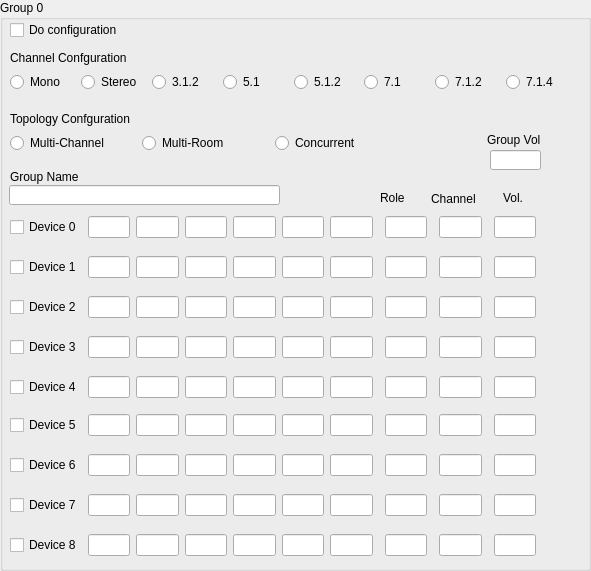
   <widget class="QGroupBox" name="groupBox">
    <property name="geometry">
     <rect>
      <x>10</x>
      <y>140</y>
      <width>591</width>
      <height>571</height>
     </rect>
    </property>
    <property name="title">
     <string>Group 0</string>
    </property>
    <widget class="QLabel" name="label">
     <property name="geometry">
      <rect>
       <x>10</x>
       <y>50</y>
       <width>131</width>
       <height>16</height>
      </rect>
     </property>
     <property name="text">
      <string>Channel Confguration</string>
     </property>
    </widget>
    <widget class="QWidget" name="gridLayoutWidget">
     <property name="geometry">
      <rect>
       <x>10</x>
       <y>67</y>
       <width>561</width>
       <height>31</height>
      </rect>
     </property>
     <layout class="QGridLayout" name="gridLayout">
      <item row="0" column="0">
       <widget class="QRadioButton" name="group0_Mono_Radio">
        <property name="text">
         <string>Mono </string>
        </property>
       </widget>
      </item>
      <item row="0" column="4">
       <widget class="QRadioButton" name="group0_512_Radio">
        <property name="text">
         <string>5.1.2</string>
        </property>
       </widget>
      </item>
      <item row="0" column="1">
       <widget class="QRadioButton" name="group0_Stereo_Radio">
        <property name="text">
         <string>Stereo</string>
        </property>
       </widget>
      </item>
      <item row="0" column="5">
       <widget class="QRadioButton" name="group0_71_Radio">
        <property name="text">
         <string>7.1</string>
        </property>
       </widget>
      </item>
      <item row="0" column="3">
       <widget class="QRadioButton" name="group0_51_Radio">
        <property name="text">
         <string>5.1</string>
        </property>
       </widget>
      </item>
      <item row="0" column="2">
       <widget class="QRadioButton" name="group0_312_Radio">
        <property name="text">
         <string>3.1.2</string>
        </property>
       </widget>
      </item>
      <item row="0" column="7">
       <widget class="QRadioButton" name="group0_714_Radio">
        <property name="text">
         <string>7.1.4</string>
        </property>
       </widget>
      </item>
      <item row="0" column="6">
       <widget class="QRadioButton" name="group0_712_Radio">
        <property name="text">
         <string>7.1.2</string>
        </property>
       </widget>
      </item>
     </layout>
    </widget>
    <widget class="QWidget" name="gridLayoutWidget_2">
     <property name="geometry">
      <rect>
       <x>10</x>
       <y>128</y>
       <width>391</width>
       <height>31</height>
      </rect>
     </property>
     <layout class="QGridLayout" name="gridLayout_2">
      <item row="0" column="2">
       <widget class="QRadioButton" name="group0_Concurr_Radio">
        <property name="text">
         <string>Concurrent</string>
        </property>
       </widget>
      </item>
      <item row="0" column="0">
       <widget class="QRadioButton" name="group0_MultiCh_Radio">
        <property name="text">
         <string>Multi-Channel</string>
        </property>
       </widget>
      </item>
      <item row="0" column="1">
       <widget class="QRadioButton" name="group0_MultiRo_Radio">
        <property name="text">
         <string>Multi-Room</string>
        </property>
       </widget>
      </item>
     </layout>
    </widget>
    <widget class="QLabel" name="label_2">
     <property name="geometry">
      <rect>
       <x>10</x>
       <y>111</y>
       <width>141</width>
       <height>16</height>
      </rect>
     </property>
     <property name="text">
      <string>Topology Confguration</string>
     </property>
    </widget>
    <widget class="QLabel" name="label_3">
     <property name="geometry">
      <rect>
       <x>10</x>
       <y>169</y>
       <width>91</width>
       <height>16</height>
      </rect>
     </property>
     <property name="text">
      <string>Group Name</string>
     </property>
    </widget>
    <widget class="QLineEdit" name="group0_Name_LineEdit">
     <property name="geometry">
      <rect>
       <x>9</x>
       <y>185</y>
       <width>271</width>
       <height>20</height>
      </rect>
     </property>
    </widget>
    <widget class="QCheckBox" name="group0_CheckBox">
     <property name="geometry">
      <rect>
       <x>10</x>
       <y>22</y>
       <width>121</width>
       <height>16</height>
      </rect>
     </property>
     <property name="text">
      <string>Do configuration</string>
     </property>
    </widget>
    <widget class="QWidget" name="gridLayoutWidget_3">
     <property name="geometry">
      <rect>
       <x>10</x>
       <y>212</y>
       <width>526</width>
       <height>31</height>
      </rect>
     </property>
     <layout class="QGridLayout" name="gridLayout_3">
      <item row="0" column="11">
       <widget class="QFrame" name="frame_34">
        <property name="frameShape">
         <enum>QFrame::StyledPanel</enum>
        </property>
        <property name="frameShadow">
         <enum>QFrame::Raised</enum>
        </property>
       </widget>
      </item>
      <item row="0" column="3">
       <widget class="QLineEdit" name="group0_Device0_Mac2_lineEdit"/>
      </item>
      <item row="0" column="8">
       <widget class="QLineEdit" name="group0_Device0_Role_LineEdit"/>
      </item>
      <item row="0" column="0">
       <widget class="QCheckBox" name="group0_Device0_CheckBox">
        <property name="text">
         <string>Device 0</string>
        </property>
       </widget>
      </item>
      <item row="0" column="1">
       <widget class="QLineEdit" name="group0_Device0_Mac0_lineEdit"/>
      </item>
      <item row="0" column="5">
       <widget class="QLineEdit" name="group0_Device0_Mac4_lineEdit"/>
      </item>
      <item row="0" column="6">
       <widget class="QLineEdit" name="group0_Device0_Mac5_lineEdit"/>
      </item>
      <item row="0" column="2">
       <widget class="QLineEdit" name="group0_Device0_Mac1_lineEdit"/>
      </item>
      <item row="0" column="10">
       <widget class="QLineEdit" name="group0_Device0_Channel_LineEdit"/>
      </item>
      <item row="0" column="4">
       <widget class="QLineEdit" name="group0_Device0_Mac3_lineEdit"/>
      </item>
      <item row="0" column="9">
       <widget class="QFrame" name="frame_2">
        <property name="frameShape">
         <enum>QFrame::StyledPanel</enum>
        </property>
        <property name="frameShadow">
         <enum>QFrame::Raised</enum>
        </property>
       </widget>
      </item>
      <item row="0" column="7">
       <widget class="QFrame" name="frame">
        <property name="frameShape">
         <enum>QFrame::StyledPanel</enum>
        </property>
        <property name="frameShadow">
         <enum>QFrame::Raised</enum>
        </property>
       </widget>
      </item>
      <item row="0" column="12">
       <widget class="QLineEdit" name="group0_Device0_Vol_LineEdit"/>
      </item>
     </layout>
    </widget>
    <widget class="QWidget" name="gridLayoutWidget_4">
     <property name="geometry">
      <rect>
       <x>10</x>
       <y>252</y>
       <width>526</width>
       <height>31</height>
      </rect>
     </property>
     <layout class="QGridLayout" name="gridLayout_4">
      <item row="0" column="1">
       <widget class="QLineEdit" name="group0_Device1_Mac0_lineEdit"/>
      </item>
      <item row="0" column="8">
       <widget class="QLineEdit" name="group0_Device1_Role_LineEdit"/>
      </item>
      <item row="0" column="6">
       <widget class="QLineEdit" name="group0_Device1_Mac5_lineEdit"/>
      </item>
      <item row="0" column="3">
       <widget class="QLineEdit" name="group0_Device1_Mac2_lineEdit"/>
      </item>
      <item row="0" column="0">
       <widget class="QCheckBox" name="group0_Device1_CheckBox">
        <property name="text">
         <string>Device 1</string>
        </property>
       </widget>
      </item>
      <item row="0" column="5">
       <widget class="QLineEdit" name="group0_Device1_Mac4_lineEdit"/>
      </item>
      <item row="0" column="10">
       <widget class="QLineEdit" name="group0_Device1_Channel_LineEdit"/>
      </item>
      <item row="0" column="2">
       <widget class="QLineEdit" name="group0_Device1_Mac1_lineEdit"/>
      </item>
      <item row="0" column="4">
       <widget class="QLineEdit" name="group0_Device1_Mac3_lineEdit"/>
      </item>
      <item row="0" column="11">
       <widget class="QFrame" name="frame_35">
        <property name="frameShape">
         <enum>QFrame::StyledPanel</enum>
        </property>
        <property name="frameShadow">
         <enum>QFrame::Raised</enum>
        </property>
       </widget>
      </item>
      <item row="0" column="7">
       <widget class="QFrame" name="frame_4">
        <property name="frameShape">
         <enum>QFrame::StyledPanel</enum>
        </property>
        <property name="frameShadow">
         <enum>QFrame::Raised</enum>
        </property>
       </widget>
      </item>
      <item row="0" column="9">
       <widget class="QFrame" name="frame_3">
        <property name="frameShape">
         <enum>QFrame::StyledPanel</enum>
        </property>
        <property name="frameShadow">
         <enum>QFrame::Raised</enum>
        </property>
       </widget>
      </item>
      <item row="0" column="12">
       <widget class="QLineEdit" name="group0_Device1_Vol_LineEdit"/>
      </item>
     </layout>
    </widget>
    <widget class="QWidget" name="gridLayoutWidget_5">
     <property name="geometry">
      <rect>
       <x>10</x>
       <y>292</y>
       <width>526</width>
       <height>31</height>
      </rect>
     </property>
     <layout class="QGridLayout" name="gridLayout_5">
      <item row="0" column="3">
       <widget class="QLineEdit" name="group0_Device2_Mac2_lineEdit"/>
      </item>
      <item row="0" column="8">
       <widget class="QLineEdit" name="group0_Device2_Role_LineEdit"/>
      </item>
      <item row="0" column="4">
       <widget class="QLineEdit" name="group0_Device2_Mac3_lineEdit"/>
      </item>
      <item row="0" column="2">
       <widget class="QLineEdit" name="group0_Device2_Mac1_lineEdit"/>
      </item>
      <item row="0" column="5">
       <widget class="QLineEdit" name="group0_Device2_Mac4_lineEdit"/>
      </item>
      <item row="0" column="0">
       <widget class="QCheckBox" name="group0_Device2_CheckBox">
        <property name="text">
         <string>Device 2</string>
        </property>
       </widget>
      </item>
      <item row="0" column="10">
       <widget class="QLineEdit" name="group0_Device2_Channel_LineEdit"/>
      </item>
      <item row="0" column="1">
       <widget class="QLineEdit" name="group0_Device2_Mac0_lineEdit"/>
      </item>
      <item row="0" column="6">
       <widget class="QLineEdit" name="group0_Device2_Mac5_lineEdit"/>
      </item>
      <item row="0" column="9">
       <widget class="QFrame" name="frame_5">
        <property name="frameShape">
         <enum>QFrame::StyledPanel</enum>
        </property>
        <property name="frameShadow">
         <enum>QFrame::Raised</enum>
        </property>
       </widget>
      </item>
      <item row="0" column="7">
       <widget class="QFrame" name="frame_6">
        <property name="frameShape">
         <enum>QFrame::StyledPanel</enum>
        </property>
        <property name="frameShadow">
         <enum>QFrame::Raised</enum>
        </property>
       </widget>
      </item>
      <item row="0" column="11">
       <widget class="QFrame" name="frame_33">
        <property name="frameShape">
         <enum>QFrame::StyledPanel</enum>
        </property>
        <property name="frameShadow">
         <enum>QFrame::Raised</enum>
        </property>
       </widget>
      </item>
      <item row="0" column="12">
       <widget class="QLineEdit" name="group0_Device2_Vol_LineEdit"/>
      </item>
     </layout>
    </widget>
    <widget class="QWidget" name="gridLayoutWidget_6">
     <property name="geometry">
      <rect>
       <x>10</x>
       <y>332</y>
       <width>526</width>
       <height>31</height>
      </rect>
     </property>
     <layout class="QGridLayout" name="gridLayout_6">
      <item row="0" column="2">
       <widget class="QLineEdit" name="group0_Device3_Mac1_lineEdit"/>
      </item>
      <item row="0" column="4">
       <widget class="QLineEdit" name="group0_Device3_Mac3_lineEdit"/>
      </item>
      <item row="0" column="6">
       <widget class="QLineEdit" name="group0_Device3_Mac5_lineEdit"/>
      </item>
      <item row="0" column="5">
       <widget class="QLineEdit" name="group0_Device3_Mac4_lineEdit"/>
      </item>
      <item row="0" column="10">
       <widget class="QLineEdit" name="group0_Device3_Channel_LineEdit"/>
      </item>
      <item row="0" column="11">
       <widget class="QFrame" name="frame_36">
        <property name="frameShape">
         <enum>QFrame::StyledPanel</enum>
        </property>
        <property name="frameShadow">
         <enum>QFrame::Raised</enum>
        </property>
       </widget>
      </item>
      <item row="0" column="9">
       <widget class="QFrame" name="frame_7">
        <property name="frameShape">
         <enum>QFrame::StyledPanel</enum>
        </property>
        <property name="frameShadow">
         <enum>QFrame::Raised</enum>
        </property>
       </widget>
      </item>
      <item row="0" column="7">
       <widget class="QFrame" name="frame_8">
        <property name="frameShape">
         <enum>QFrame::StyledPanel</enum>
        </property>
        <property name="frameShadow">
         <enum>QFrame::Raised</enum>
        </property>
       </widget>
      </item>
      <item row="0" column="1">
       <widget class="QLineEdit" name="group0_Device3_Mac0_lineEdit"/>
      </item>
      <item row="0" column="0">
       <widget class="QCheckBox" name="group0_Device3_CheckBox">
        <property name="text">
         <string>Device 3</string>
        </property>
       </widget>
      </item>
      <item row="0" column="8">
       <widget class="QLineEdit" name="group0_Device3_Role_LineEdit"/>
      </item>
      <item row="0" column="3">
       <widget class="QLineEdit" name="group0_Device3_Mac2_lineEdit"/>
      </item>
      <item row="0" column="12">
       <widget class="QLineEdit" name="group0_Device3_Vol_LineEdit"/>
      </item>
     </layout>
    </widget>
    <widget class="QWidget" name="gridLayoutWidget_7">
     <property name="geometry">
      <rect>
       <x>10</x>
       <y>372</y>
       <width>526</width>
       <height>31</height>
      </rect>
     </property>
     <layout class="QGridLayout" name="gridLayout_7">
      <item row="0" column="11">
       <widget class="QFrame" name="frame_38">
        <property name="frameShape">
         <enum>QFrame::StyledPanel</enum>
        </property>
        <property name="frameShadow">
         <enum>QFrame::Raised</enum>
        </property>
       </widget>
      </item>
      <item row="0" column="9">
       <widget class="QFrame" name="frame_9">
        <property name="frameShape">
         <enum>QFrame::StyledPanel</enum>
        </property>
        <property name="frameShadow">
         <enum>QFrame::Raised</enum>
        </property>
       </widget>
      </item>
      <item row="0" column="7">
       <widget class="QFrame" name="frame_10">
        <property name="frameShape">
         <enum>QFrame::StyledPanel</enum>
        </property>
        <property name="frameShadow">
         <enum>QFrame::Raised</enum>
        </property>
       </widget>
      </item>
      <item row="0" column="4">
       <widget class="QLineEdit" name="group0_Device4_Mac3_lineEdit"/>
      </item>
      <item row="0" column="5">
       <widget class="QLineEdit" name="group0_Device4_Mac4_lineEdit"/>
      </item>
      <item row="0" column="0">
       <widget class="QCheckBox" name="group0_Device4_CheckBox">
        <property name="text">
         <string>Device 4</string>
        </property>
       </widget>
      </item>
      <item row="0" column="8">
       <widget class="QLineEdit" name="group0_Device4_Role_LineEdit"/>
      </item>
      <item row="0" column="3">
       <widget class="QLineEdit" name="group0_Device4_Mac2_lineEdit"/>
      </item>
      <item row="0" column="2">
       <widget class="QLineEdit" name="group0_Device4_Mac1_lineEdit"/>
      </item>
      <item row="0" column="6">
       <widget class="QLineEdit" name="group0_Device4_Mac5_lineEdit"/>
      </item>
      <item row="0" column="1">
       <widget class="QLineEdit" name="group0_Device4_Mac0_lineEdit"/>
      </item>
      <item row="0" column="10">
       <widget class="QLineEdit" name="group0_Device4_Channel_LineEdit"/>
      </item>
      <item row="0" column="12">
       <widget class="QLineEdit" name="group0Device4_Vol_LineEdit"/>
      </item>
     </layout>
    </widget>
    <widget class="QWidget" name="gridLayoutWidget_8">
     <property name="geometry">
      <rect>
       <x>10</x>
       <y>410</y>
       <width>526</width>
       <height>31</height>
      </rect>
     </property>
     <layout class="QGridLayout" name="gridLayout_8">
      <item row="0" column="11">
       <widget class="QFrame" name="frame_39">
        <property name="frameShape">
         <enum>QFrame::StyledPanel</enum>
        </property>
        <property name="frameShadow">
         <enum>QFrame::Raised</enum>
        </property>
       </widget>
      </item>
      <item row="0" column="7">
       <widget class="QFrame" name="frame_12">
        <property name="frameShape">
         <enum>QFrame::StyledPanel</enum>
        </property>
        <property name="frameShadow">
         <enum>QFrame::Raised</enum>
        </property>
       </widget>
      </item>
      <item row="0" column="9">
       <widget class="QFrame" name="frame_11">
        <property name="frameShape">
         <enum>QFrame::StyledPanel</enum>
        </property>
        <property name="frameShadow">
         <enum>QFrame::Raised</enum>
        </property>
       </widget>
      </item>
      <item row="0" column="4">
       <widget class="QLineEdit" name="group0_Device5_Mac3_lineEdit"/>
      </item>
      <item row="0" column="6">
       <widget class="QLineEdit" name="group0_Device5_Mac5_lineEdit"/>
      </item>
      <item row="0" column="5">
       <widget class="QLineEdit" name="group0_Device5_Mac4_lineEdit"/>
      </item>
      <item row="0" column="10">
       <widget class="QLineEdit" name="group0_Device5_Channel_LineEdit"/>
      </item>
      <item row="0" column="2">
       <widget class="QLineEdit" name="group0_Device5_Mac1_lineEdit"/>
      </item>
      <item row="0" column="3">
       <widget class="QLineEdit" name="group0_Device5_Mac2_lineEdit"/>
      </item>
      <item row="0" column="1">
       <widget class="QLineEdit" name="group0_Device5_Mac0_lineEdit"/>
      </item>
      <item row="0" column="8">
       <widget class="QLineEdit" name="group0_Device5_Role_LineEdit"/>
      </item>
      <item row="0" column="0">
       <widget class="QCheckBox" name="group0_Device5_CheckBox">
        <property name="text">
         <string>Device 5</string>
        </property>
       </widget>
      </item>
      <item row="0" column="12">
       <widget class="QLineEdit" name="group0_Device5_Vol_LineEdit"/>
      </item>
     </layout>
    </widget>
    <widget class="QWidget" name="gridLayoutWidget_9">
     <property name="geometry">
      <rect>
       <x>10</x>
       <y>450</y>
       <width>526</width>
       <height>31</height>
      </rect>
     </property>
     <layout class="QGridLayout" name="gridLayout_9">
      <item row="0" column="11">
       <widget class="QFrame" name="frame_40">
        <property name="frameShape">
         <enum>QFrame::StyledPanel</enum>
        </property>
        <property name="frameShadow">
         <enum>QFrame::Raised</enum>
        </property>
       </widget>
      </item>
      <item row="0" column="9">
       <widget class="QFrame" name="frame_13">
        <property name="frameShape">
         <enum>QFrame::StyledPanel</enum>
        </property>
        <property name="frameShadow">
         <enum>QFrame::Raised</enum>
        </property>
       </widget>
      </item>
      <item row="0" column="7">
       <widget class="QFrame" name="frame_14">
        <property name="frameShape">
         <enum>QFrame::StyledPanel</enum>
        </property>
        <property name="frameShadow">
         <enum>QFrame::Raised</enum>
        </property>
       </widget>
      </item>
      <item row="0" column="8">
       <widget class="QLineEdit" name="group0_Device6_Role_LineEdit"/>
      </item>
      <item row="0" column="10">
       <widget class="QLineEdit" name="group0_Device6_Channel_LineEdit"/>
      </item>
      <item row="0" column="4">
       <widget class="QLineEdit" name="group0_Device6_Mac3_lineEdit"/>
      </item>
      <item row="0" column="2">
       <widget class="QLineEdit" name="group0_Device6_Mac1_lineEdit"/>
      </item>
      <item row="0" column="1">
       <widget class="QLineEdit" name="group0_Device6_Mac0_lineEdit"/>
      </item>
      <item row="0" column="5">
       <widget class="QLineEdit" name="group0_Device6_Mac4_lineEdit"/>
      </item>
      <item row="0" column="0">
       <widget class="QCheckBox" name="group0_Device6_CheckBox">
        <property name="text">
         <string>Device 6</string>
        </property>
       </widget>
      </item>
      <item row="0" column="6">
       <widget class="QLineEdit" name="group0_Device6_Mac5_lineEdit"/>
      </item>
      <item row="0" column="3">
       <widget class="QLineEdit" name="group0_Device6_Mac2_lineEdit"/>
      </item>
      <item row="0" column="12">
       <widget class="QLineEdit" name="group0_Device6_Vol_LineEdit"/>
      </item>
     </layout>
    </widget>
    <widget class="QWidget" name="gridLayoutWidget_10">
     <property name="geometry">
      <rect>
       <x>10</x>
       <y>490</y>
       <width>526</width>
       <height>31</height>
      </rect>
     </property>
     <layout class="QGridLayout" name="gridLayout_10">
      <item row="0" column="8">
       <widget class="QLineEdit" name="group0_Device7_Role_LineEdit"/>
      </item>
      <item row="0" column="4">
       <widget class="QLineEdit" name="group0_Device7_Mac3_lineEdit"/>
      </item>
      <item row="0" column="1">
       <widget class="QLineEdit" name="group0_Device7_Mac0_lineEdit"/>
      </item>
      <item row="0" column="0">
       <widget class="QCheckBox" name="group0_Device7_CheckBox">
        <property name="text">
         <string>Device 7</string>
        </property>
       </widget>
      </item>
      <item row="0" column="10">
       <widget class="QLineEdit" name="group0_Device7_Channel_LineEdit"/>
      </item>
      <item row="0" column="5">
       <widget class="QLineEdit" name="group0_Device7_Mac4_lineEdit"/>
      </item>
      <item row="0" column="3">
       <widget class="QLineEdit" name="group0_Device7_Mac2_lineEdit"/>
      </item>
      <item row="0" column="6">
       <widget class="QLineEdit" name="group0_Device7_Mac5_lineEdit"/>
      </item>
      <item row="0" column="2">
       <widget class="QLineEdit" name="group0_Device7_Mac1_lineEdit"/>
      </item>
      <item row="0" column="12">
       <widget class="QLineEdit" name="group0_Device7_Vol_LineEdit"/>
      </item>
      <item row="0" column="9">
       <widget class="QFrame" name="frame_15">
        <property name="frameShape">
         <enum>QFrame::StyledPanel</enum>
        </property>
        <property name="frameShadow">
         <enum>QFrame::Raised</enum>
        </property>
       </widget>
      </item>
      <item row="0" column="7">
       <widget class="QFrame" name="frame_16">
        <property name="frameShape">
         <enum>QFrame::StyledPanel</enum>
        </property>
        <property name="frameShadow">
         <enum>QFrame::Raised</enum>
        </property>
       </widget>
      </item>
      <item row="0" column="11">
       <widget class="QFrame" name="frame_41">
        <property name="frameShape">
         <enum>QFrame::StyledPanel</enum>
        </property>
        <property name="frameShadow">
         <enum>QFrame::Raised</enum>
        </property>
       </widget>
      </item>
     </layout>
    </widget>
    <widget class="QLabel" name="label_9">
     <property name="geometry">
      <rect>
       <x>380</x>
       <y>190</y>
       <width>31</width>
       <height>16</height>
      </rect>
     </property>
     <property name="text">
      <string>Role</string>
     </property>
    </widget>
    <widget class="QLabel" name="label_10">
     <property name="geometry">
      <rect>
       <x>431</x>
       <y>191</y>
       <width>51</width>
       <height>16</height>
      </rect>
     </property>
     <property name="text">
      <string>Channel</string>
     </property>
    </widget>
    <widget class="QLabel" name="label_11">
     <property name="geometry">
      <rect>
       <x>503</x>
       <y>190</y>
       <width>31</width>
       <height>16</height>
      </rect>
     </property>
     <property name="text">
      <string>Vol.</string>
     </property>
    </widget>
    <widget class="QWidget" name="gridLayoutWidget_31">
     <property name="geometry">
      <rect>
       <x>10</x>
       <y>530</y>
       <width>526</width>
       <height>31</height>
      </rect>
     </property>
     <layout class="QGridLayout" name="gridLayout_31">
      <item row="0" column="8">
       <widget class="QLineEdit" name="group0_Device8_Role_LineEdit"/>
      </item>
      <item row="0" column="4">
       <widget class="QLineEdit" name="group0_Device8_Mac3_lineEdit"/>
      </item>
      <item row="0" column="1">
       <widget class="QLineEdit" name="group0_Device8_Mac0_lineEdit"/>
      </item>
      <item row="0" column="0">
       <widget class="QCheckBox" name="group0_Device8_CheckBox">
        <property name="text">
         <string>Device 8</string>
        </property>
       </widget>
      </item>
      <item row="0" column="10">
       <widget class="QLineEdit" name="group0_Device8_Channel_LineEdit"/>
      </item>
      <item row="0" column="5">
       <widget class="QLineEdit" name="group0_Device8_Mac4_lineEdit"/>
      </item>
      <item row="0" column="3">
       <widget class="QLineEdit" name="group0_Device8_Mac2_lineEdit"/>
      </item>
      <item row="0" column="6">
       <widget class="QLineEdit" name="group0_Device8_Mac5_lineEdit"/>
      </item>
      <item row="0" column="2">
       <widget class="QLineEdit" name="group0_Device8_Mac1_lineEdit"/>
      </item>
      <item row="0" column="12">
       <widget class="QLineEdit" name="group0_Device8_Vol_LineEdit"/>
      </item>
      <item row="0" column="9">
       <widget class="QFrame" name="frame_73">
        <property name="frameShape">
         <enum>QFrame::StyledPanel</enum>
        </property>
        <property name="frameShadow">
         <enum>QFrame::Raised</enum>
        </property>
       </widget>
      </item>
      <item row="0" column="7">
       <widget class="QFrame" name="frame_74">
        <property name="frameShape">
         <enum>QFrame::StyledPanel</enum>
        </property>
        <property name="frameShadow">
         <enum>QFrame::Raised</enum>
        </property>
       </widget>
      </item>
      <item row="0" column="11">
       <widget class="QFrame" name="frame_75">
        <property name="frameShape">
         <enum>QFrame::StyledPanel</enum>
        </property>
        <property name="frameShadow">
         <enum>QFrame::Raised</enum>
        </property>
       </widget>
      </item>
     </layout>
    </widget>
    <widget class="QLineEdit" name="group0_groupVolume_LineEdit">
     <property name="geometry">
      <rect>
       <x>490</x>
       <y>150</y>
       <width>51</width>
       <height>20</height>
      </rect>
     </property>
    </widget>
    <widget class="QLabel" name="label_17">
     <property name="geometry">
      <rect>
       <x>487</x>
       <y>130</y>
       <width>61</width>
       <height>20</height>
      </rect>
     </property>
     <property name="text">
      <string>Group Vol</string>
     </property>
    </widget>
   </widget>
